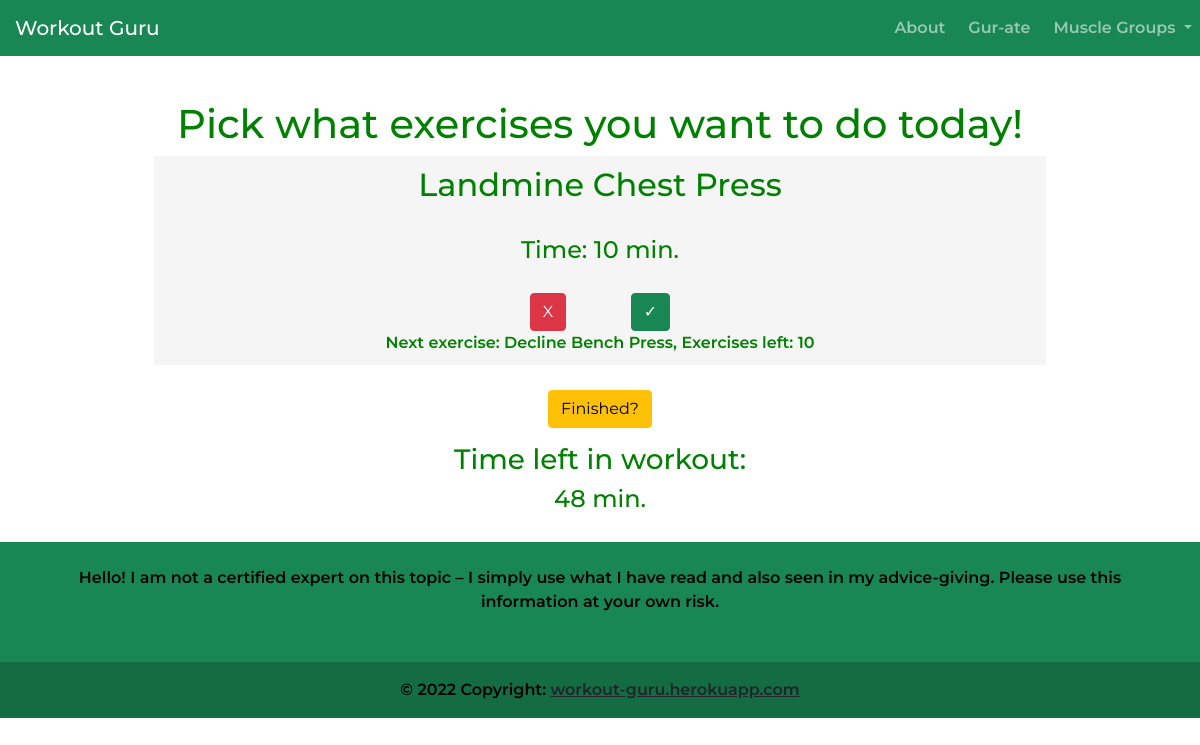
/pick/ (signed in), run on an earlier commit of the app's database.
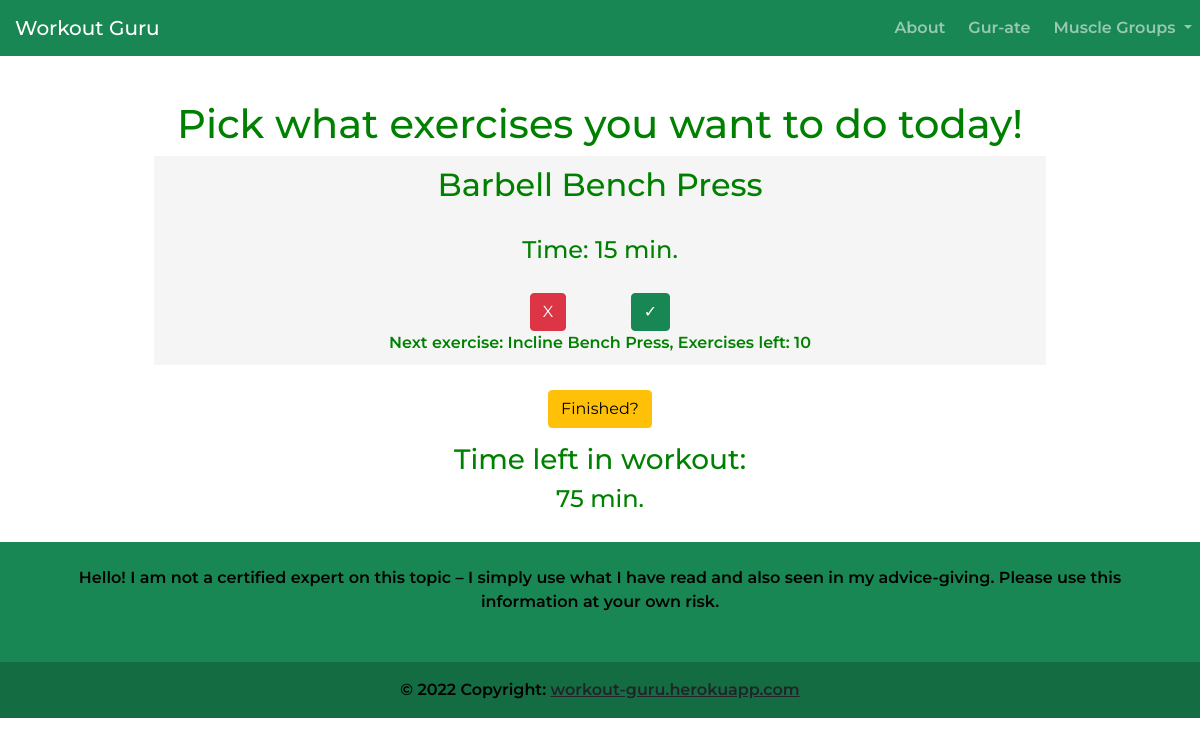
And on a later commit of the database.
### main/models.py (models this page shows)
class Exercises(models.Model):
    email = models.EmailField(null=True, blank=True)
    musclegroup = models.ForeignKey(MuscleGroups, on_delete=models.CASCADE)
    name = models.CharField(max_length=300)
    time = models.PositiveSmallIntegerField()
    image = models.ImageField(
        upload_to='media/', default='default.jpeg')
    reps = models.CharField(max_length=200)
    selected = models.BooleanField()
    def __str__(self):
        return self.name

### main/views.py (the view, shortened to what this page needs)
# urls.py: path('pick/', views.pick, name='pick'),
def pick(response):
    args = []
    User = get_user_model()
    User.objects.filter(email=response.user).update(
        right=len(Exercises.objects.filter(email=response.user))-1)
    while response.user.current < response.user.right:
        if response.method == 'POST':
            if response.POST.get('yes'):
                response.user.time = response.user.time - Exercises.objects.filter(email=response.user)[
                    response.user.current].time
                User.objects.filter(email=response.user).update(
                    time=response.user.time)
                Exercises.objects.filter(
                    name=Exercises.objects.filter(email=response.user)[response.user.current].name, email=response.user).update(selected=True)
                if response.user.time <= 0:
                    return redirect(reverse(display))
                pass
            elif response.POST.get('no'):
                pass
            elif response.POST.get('done'):
                return redirect(reverse(display))
            response.user.current += 1
            User.objects.filter(email=response.user).update(
                current=response.user.current)
            args = {'exercise': Exercises.objects.filter(
                email=response.user)[response.user.current], 'time': response.user.time}
            if response.user.current < response.user.right:
                args['nextexercise'] = Exercises.objects.filter(
                    email=response.user)[response.user.current+1]
                args['exercisesleft'] = response.user.right - \
                    response.user.current
            else:
                args['nextexercise'] = 'None'
                args['exercisesleft'] = 0
            return render(response, "main/pick.html", args)
        else:
            args = {'exercise': Exercises.objects.filter(email=response.user)[
                response.user.current], 'time': response.user.time, 'nextexercise': Exercises.objects.filter(
                    email=response.user)[response.user.current+1], 'exercisesleft': len(Exercises.objects.filter(email=response.user))-1}
            return render(response, "main/pick.html", args)

### account/models.py (called while the page is built)
    def __str__(self):
        return self.email

### templates/main/pick.html (shortened to what this page needs)
{% extends 'main/base.html' %}
{% block content %}
<div class="container">
    <h1 class="pick">Pick what exercises you want to do today!</h1>
    <form method="POST" action="/pick/">
        <div class="exercise">
            <h2 class="pick">{{exercise.name}}</h1>
            <h4 class="pick">Time: {{exercise.time}} min.</h4>
            <button type="submit", name="no", value="no" class="btn btn-danger" style="margin-right: 30px;">X</button>
            <button type="submit", name="yes", value="yes", class="btn btn-success" style="margin-left: 30px;">&#10003;</button>
            <div>
                Next exercise: {{nextexercise}}, Exercises left: {{exercisesleft}}
            </div>
        </div>
        <button type="submit", name="done", value="done", class="btn btn-warning" style="margin-top: 25px;" onclick="return confirmation();">Finished?</button>
    </form>
    <div style="margin-top: 15px;">
        <h3 class="pick">Time left in workout:</h3>
        <h4 class="pick">{{time}} min.</h4>
    </div>
</div>
{% endblock %}

What changed in the data, as far as the page shows it:
removed Exercises: name "Landmine Chest Press", time "10"
removed Exercises: name "Decline Bench Press"
added Exercises: name "Barbell Bench Press", time "15"
added Exercises: name "Incline Bench Press"
Also different on the page:
{{ time }}: "48" → "75"
